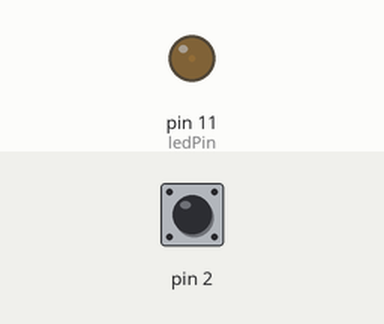
A sketch run on a simulated Arduino Uno, built with avr-gcc and run on an emulated ATmega328P. Parts: output pins drawn as LEDs (lit = HIGH). The inputs (shaded band) are chosen by the test bench; at power-on: pin 2 HIGH. What the sketch prints to the serial monitor is not drawn.

Above: at 1.2 s.
1.3 s: pin 2 pulled LOW for 1 s
At 1.8 s:
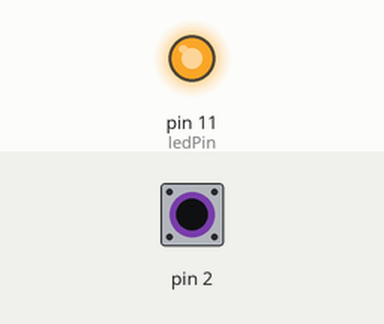
3.9 s: pin 2 pulled LOW for 3.2 s
At 8.7 s:
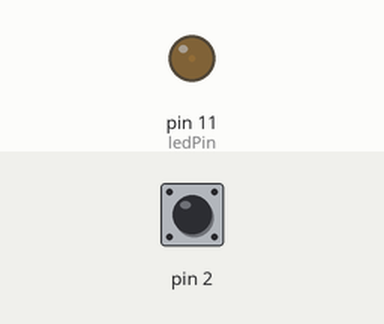
Timing chart, 0 to 10.2 s (numbered marks = the images above; inputs shaded):
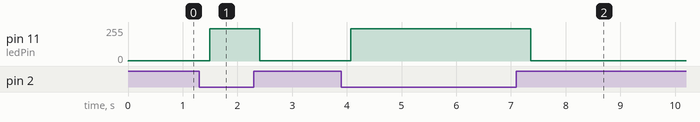

The sketch:

touch-lamp.ino
```cpp
#include <CapacitiveSensor.h>
CapacitiveSensor capSensor = CapacitiveSensor(4, 2);

const int ledPin = 11;
int ledValue;

void setup() {
  Serial.begin(1200);
  pinMode(ledPin, OUTPUT);
}

void loop() {
  long sensorValue = capSensor.capacitiveSensor(30);
  Serial.println(sensorValue);
  Serial.println(" - ");
  ledValue = map(sensorValue, 0, 2300, 0, 255);
  Serial.println(ledValue);
  Serial.println("\n");

  analogWrite(ledPin, ledValue);

  delay(10);
}
```

Measured:
- after the input at 1.3 s, pin 11 (ledPin): 1/255 → 242/255 after 0.20 s, → 1/255 0.92 s later
- after the input at 3.9 s, pin 11 (ledPin): 1/255 → 242/255 after 0.17 s, → 1/255 3.3 s later
